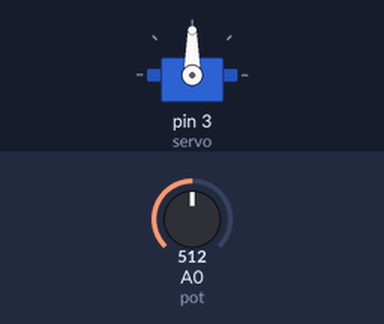
Bench run of a sketch on a simulated Arduino Uno, built with avr-gcc and run on an emulated ATmega328P. Shown: servo. The inputs (shaded band) are chosen by the test bench; at power-on: A0 (pot) = 512.

Above: at 1.2 s.
1.3 s: A0 (pot) set to 716
At 1.8 s:
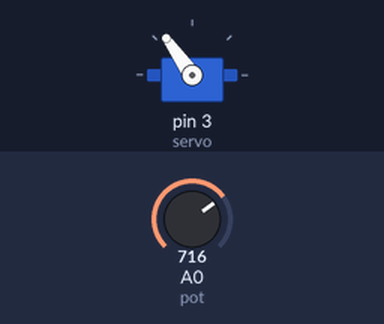
2.8 s: A0 (pot) set to 900
At 3.9 s:
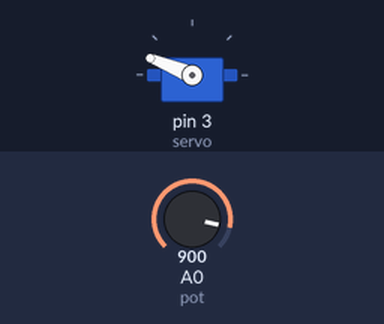
4.3 s: A0 (pot) set to 1023
At 5.1 s:
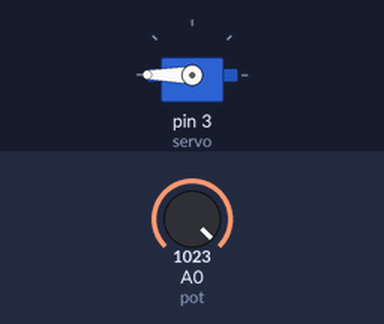
5.8 s: A0 (pot) set to 306
At 6.4 s:
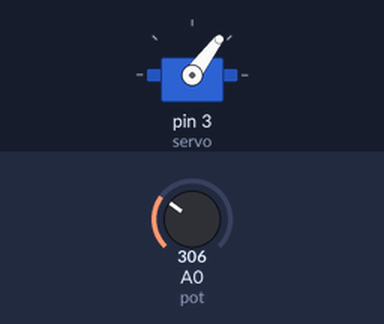
7.3 s: A0 (pot) set to 122
At 8.5 s:
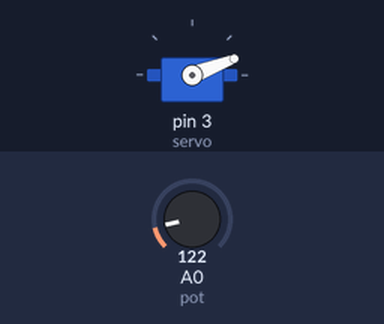
Timing chart, 0 to 9.8 s (numbered marks = the images above; inputs shaded):
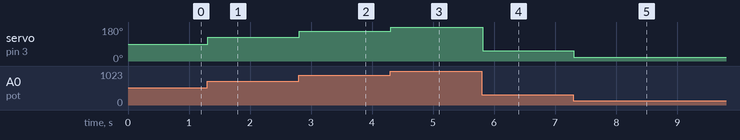

The sketch:

buttonServo.ino
```cpp
#include <Servo.h>

#define pot 0

Servo servo;

int pot_valor;
int servo_valor;

void setup() {
  servo.attach(3);

}

void loop() {
  pot_valor=analogRead(pot);
  servo_valor=map(pot_valor,0,1023,0,180);
  servo.write(servo_valor);
  delay(10);

}
```

Measured:
- after the input at 1.3 s, servo on pin 3 (servo): 90° → 125° at once
- after the input at 2.8 s, servo on pin 3 (servo): 125° → 158° at once
- after the input at 4.3 s, servo on pin 3 (servo): 158° → 180° at once
- after the input at 5.8 s, servo on pin 3 (servo): 180° → 53° at once
- after the input at 7.3 s, servo on pin 3 (servo): 53° → 21° at once
